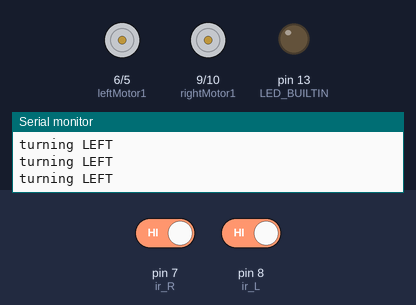
Bench run of a sketch on a simulated Arduino Uno, built with avr-gcc and run on an emulated ATmega328P. Parts: motor-driver pin pairs drawn as motors (green arrow = first pin HIGH = forward, orange = second pin HIGH = backward, longer = more drive), output pins drawn as LEDs (lit = HIGH), the last lines printed to the serial monitor. Inputs (shaded band) come from the test bench; at power-on: pin 7 (ir_R) HIGH, pin 8 (ir_L) HIGH.

Above: at 1.2 s.
1.3 s: pin 7 (ir_R) driven LOW and pin 8 (ir_L) driven LOW
4.3 s: pin 8 (ir_L) driven HIGH
At 5.4 s:
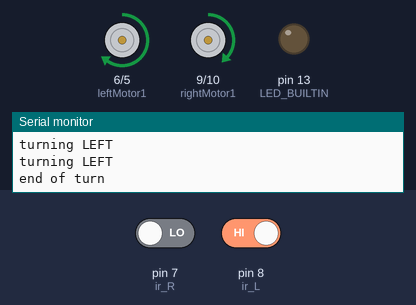
7.3 s: pin 7 (ir_R) driven HIGH
Timing chart, 0 to 16.3 s (numbered marks = the images above; inputs shaded):
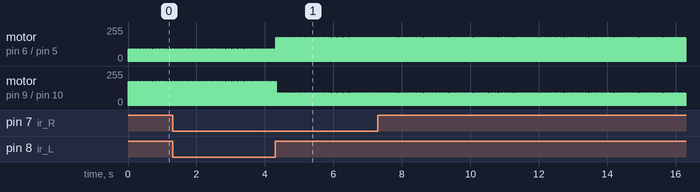

Measured:
- by itself, motor on pin 6 (leftMotor1) / pin 5 (leftMotor2): alternates forward 175/255 for 0.01 s and stopped for 0.02 s
- by itself, motor on pin 9 (rightMotor1) / pin 10 (rightMotor2): alternates forward 87/255 for 0.01 s and stopped for 0.02 s

The sketch:

broken.ino
```cpp
int rightMotor1 = 9;
int rightMotor2 = 10;
int leftMotor1 = 6;
int leftMotor2 = 5;
int motorSpeed = 175;
int motorToTurn = rightMotor1;
int secondaryMotor = leftMotor1;

bool turning;


int ir_R = 7;
int ir_L = 8;
int hit_R = HIGH;  // HIGH = no line
int hit_L = HIGH;
int directionCount = 0;

int directions[11] = {0, 1, 1, 0, 1, 1, 1, 0, 0, 1, 0};


void setup() {
  pinMode(ir_R, INPUT);
  pinMode(ir_L, INPUT);


  pinMode(LED_BUILTIN, OUTPUT);

  pinMode(rightMotor1, OUTPUT);
  pinMode(rightMotor2, OUTPUT);
  pinMode(leftMotor1, OUTPUT);
  pinMode(leftMotor2, OUTPUT);
  analogWrite(leftMotor2, 0);
  analogWrite(rightMotor2, 0);
  digitalWrite(LED_BUILTIN, LOW);

  Serial.begin(9600);

}

void loop() {
  hit_R = digitalRead(ir_R);
  hit_L = digitalRead(ir_L);

  if (!turning) {
    if (hit_R == LOW && hit_L == LOW ) {
      //analogWrite(rightMotor1,motorSpeed);
    }
    else if ((hit_R == LOW && hit_L == HIGH) ) { //hit right
      //analogWrite(leftMotor1,motorSpeed);

      setMotor(leftMotor1);
    } else if ((hit_R == HIGH && hit_L == LOW) ) { //hit left
      //analogWrite(rightMotor1, motorSpeed);
      setMotor(rightMotor1);

    } else if (hit_R == HIGH && hit_L == HIGH) {
      Serial.print("init turn");
      if (directionCount <= (sizeof(directions) / sizeof(int))) {
        //motorSpeed = 0;
      }
      turning = true;
    }
  }
    else { //is turning
      if (directions[directionCount] == 0) {
        //sharp turn left
        Serial.println("turning LEFT");
        setMotor(rightMotor1);
      } else if (directions[directionCount] == 1) {
        Serial.println("turning RIGHT");
        setMotor(leftMotor1);
      }
      if(hit_L == LOW && hit_R == LOW) {
        Serial.println("end of turn");
          turning = false;
          directionCount++;
      }

    }


  analogWrite(motorToTurn, motorSpeed);
  analogWrite(secondaryMotor, motorSpeed/2);
  delay(10);
  analogWrite(rightMotor1, 0);
  analogWrite(leftMotor1, 0);
  delay(15);
}

void setMotor(int motor){
  if(motor == rightMotor1){
    motorToTurn = rightMotor1;
    secondaryMotor = leftMotor1;
  }
  else{
    motorToTurn = leftMotor1;
    secondaryMotor = rightMotor1;
  }
}
```
